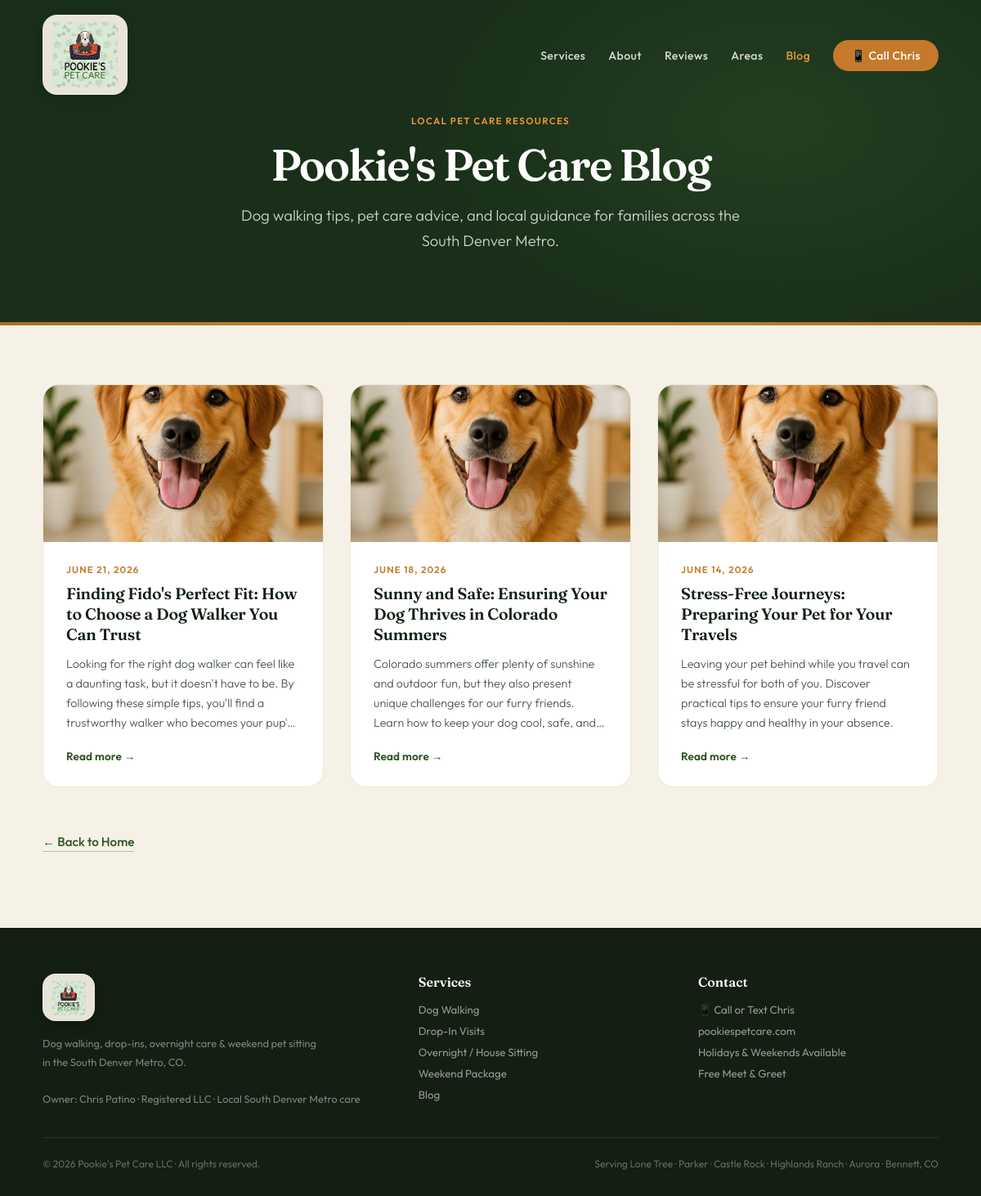
The app's page /blog, older data.
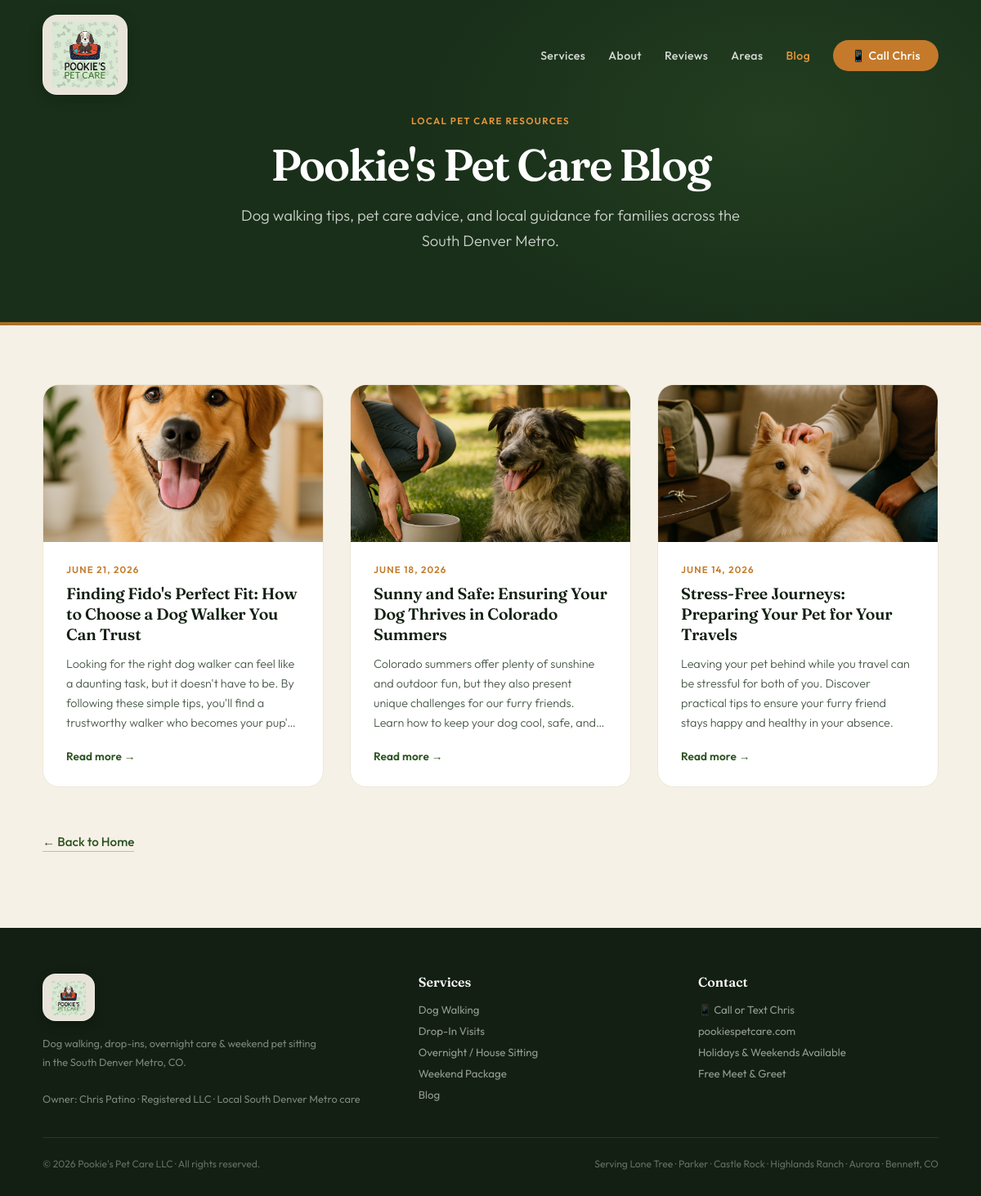
The same page, newer data.
### tables this page shows
CREATE TABLE blog_posts (
            id             INTEGER PRIMARY KEY AUTOINCREMENT,
            title          TEXT NOT NULL,
            slug           TEXT UNIQUE NOT NULL,
            content        TEXT NOT NULL,
            excerpt        TEXT,
            created_at     TIMESTAMP DEFAULT CURRENT_TIMESTAMP,
            published      INTEGER DEFAULT 1
        , image_filename TEXT);

### app.py (the view)
@app.route('/blog')
def blog():
    conn = get_db_connection()
    posts = conn.execute(
        'SELECT * FROM blog_posts WHERE published = 1 ORDER BY created_at DESC'
    ).fetchall()
    conn.close()
    return render_template('blog.html', posts=posts)

### app.py (called while the page is built)
def get_blog_image_filename(image_filename):
    if image_filename:
        img_path = os.path.join('static', 'blog_images', image_filename)
        if os.path.isfile(img_path):
            return image_filename
    fallback_path = os.path.join('static', 'blog_images', BLOG_DEFAULT_IMAGE)
    if os.path.isfile(fallback_path):
        return BLOG_DEFAULT_IMAGE
    return image_filename or BLOG_DEFAULT_IMAGE

@app.context_processor
def blog_context():
    return {
        'blog_image': get_blog_image_filename,
        'blog_default_alt': BLOG_DEFAULT_ALT,
    }

def get_db_connection():
    conn = sqlite3.connect('blog.db')
    conn.row_factory = sqlite3.Row  # lets us do post['title'] instead of post[0]
    return conn

@app.template_filter('format_date')
def format_date(value):
    if value is None:
        return ''
    if isinstance(value, str):
        value = value[:10]  # slice off just the YYYY-MM-DD portion
        dt = datetime.datetime.strptime(value, '%Y-%m-%d')
    else:
        dt = value
    return dt.strftime('%B %-d, %Y')  # %-d removes the leading zero (Linux/Mac only)

### templates/blog.html (shortened to what this page needs)
<!DOCTYPE html>
<html lang="en">
<head>
</head>
<body>
<nav id="nav">
  <a href="/" class="nav-logo">
    <span class="logo-badge logo-badge-nav">
      <img src="{{ url_for('static', filename='pookies-logo.png') }}" alt="Pookie's Pet Care" />
    </span>
  </a>
  <ul class="nav-links" id="navLinks">
    <li><a href="/#services">Services</a></li>
    <li><a href="/#about">About</a></li>
    <li><a href="/#reviews">Reviews</a></li>
    <li><a href="/#areas">Areas</a></li>
    <li><a href="/blog" style="color: var(--amber-lt);">Blog</a></li>
    <li><a href="#" class="nav-cta phone-link">📱 Call Chris</a></li>
  </ul>
</nav>
<div class="blog-hero">
  <div class="blog-hero-inner">
    <p class="label">Local Pet Care Resources</p>
    <h1>Pookie's Pet Care Blog</h1>
    <p class="blog-hero-sub">Dog walking tips, pet care advice, and local guidance for families across the South Denver Metro.</p>
  </div>
</div>
<section class="blog-list-sec">
  <div class="blog-list-inner">
    {% if posts %}
      <div class="blog-grid">
        {% for post in posts %}
        {% set img = blog_image(post['image_filename']) %}
        <article class="blog-card">
          <div class="blog-card-img-wrap">
            <img class="blog-card-img"
                 src="{{ url_for('static', filename='blog_images/' + img) }}"
                 alt="{{ post['title'] }}"
                 loading="lazy">
          </div>
          <div class="blog-card-body">
            <div class="blog-card-date">{{ post['created_at'] | format_date }}</div>
            <h2 class="blog-card-title">
              <a href="/blog/{{ post['id'] }}">{{ post['title'] }}</a>
            </h2>
            <p class="blog-card-excerpt">{{ post['excerpt'] }}</p>
            <a href="/blog/{{ post['id'] }}" class="blog-card-link">Read more →</a>
          </div>
        </article>
        {% endfor %}
      </div>
    {% else %}
      <div class="blog-empty">
        <p>Check back soon — our first post is on its way! 🐾</p>
      </div>
    {% endif %}
    <div class="blog-back">
      <a href="/" class="btn-ghost">← Back to Home</a>
    </div>
  </div>
</section>
<footer>
  <div class="footer-grid">
    <div>
      <span class="logo-badge logo-badge-footer footer-logo-wrap">
        <img src="{{ url_for('static', filename='pookies-logo.png') }}" alt="Pookie's Pet Care" />
      </span>
      <p class="footer-text">
        Dog walking, drop-ins, overnight care &amp; weekend pet sitting<br>
        in the South Denver Metro, CO.<br><br>
        Owner: Chris Patino · Registered LLC · Local South Denver Metro care
      </p>
    </div>
    <div>
      <div class="footer-col-title">Services</div>
      <ul class="footer-links">
        <li><a href="/#services">Dog Walking</a></li>
        <li><a href="/#services">Drop-In Visits</a></li>
        <li><a href="/#services">Overnight / House Sitting</a></li>
        <li><a href="/#services">Weekend Package</a></li>
        <li><a href="/blog">Blog</a></li>
      </ul>
    </div>
    <div>
      <div class="footer-col-title">Contact</div>
      <ul class="footer-links">
        <li><a href="#" class="phone-link">📱 Call or Text Chris</a></li>
        <li><a href="https://pookiespetcare.com">pookiespetcare.com</a></li>
        <li>Holidays &amp; Weekends Available</li>
        <li>Free Meet &amp; Greet</li>
      </ul>
    </div>
  </div>
  <div class="footer-bottom">
    <span>© <span id="yr"></span> Pookie's Pet Care LLC · All rights reserved.</span>
    <span>Serving Lone Tree · Parker · Castle Rock · Highlands Ranch · Aurora · Bennett, CO</span>
  </div>
</footer>
</body>
</html>

Row changes from the older to the newer data that the page shows:
changed blog_posts "Sunny and Safe: Ensuring Your Dog Thrives in Colorado Summers": image_filename: picture added in place of a placeholder
changed blog_posts "Stress-Free Journeys: Preparing Your Pet for Your Travels": image_filename: picture added in place of a placeholder
